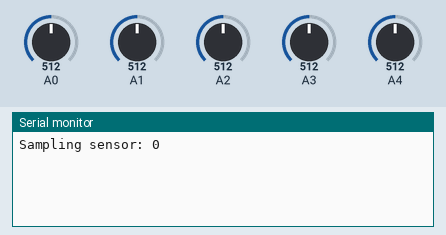
This sketch was run on a simulated Arduino Uno, built with avr-gcc and run on an emulated ATmega328P. Shown: the last lines printed to the serial monitor. The inputs (shaded band) are chosen by the test bench; at power-on: A0 = 512, A2 = 512, A3 = 512, A4 = 512, A1 = 512.

Above: at 1.2 s.
1.3 s: A0 set to 716
At 5.4 s:
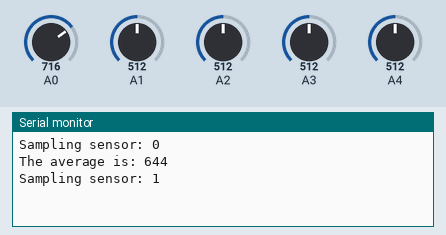
8.0 s: A2 set to 716
At 8.5 s:
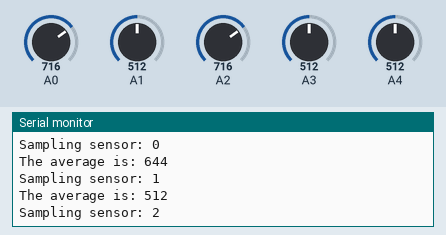
9.5 s: A3 set to 306
11.0 s: A2 set to 992
At 12.4 s:
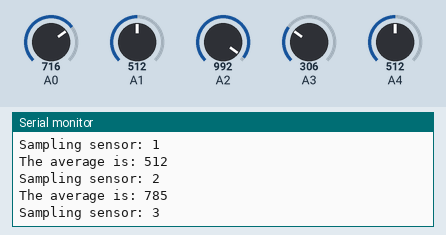
12.5 s: A3 set to 30
14.0 s: A4 set to 716
At 16.29 s:
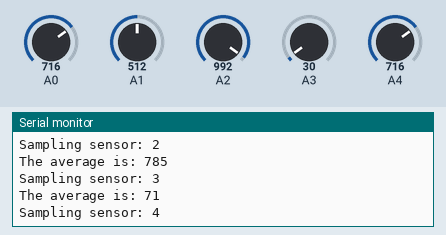
Timing chart, 0 to 16.5 s (numbered marks = the images above; inputs shaded):
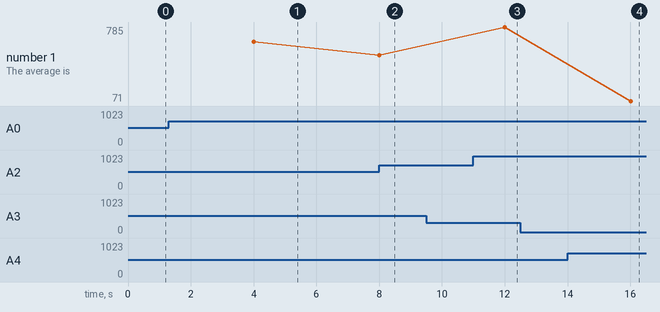

Measured:
- after the input at 1.3 s, the serial monitor: prints a new line after 2.7 s (image 1)
- after the input at 11.0 s, the serial monitor: prints a new line after 1.0 s (image 3)
- plotted number 1: 512 → 785 after the input at 11.0 s

The sketch:

calibration.ino
```cpp
#define NO_SAMPLES 20

int ir_sensors[] = {0, 1, 2, 3, 4, 5};
int samples[NO_SAMPLES];

void setup() {
  Serial.begin(9600);

}

void loop() {
  for (int i = 0; i < 6; i++) {
    Serial.print("Sampling sensor: ");
    Serial.println(i);
    sample(i);
    Serial.print("The average is: ");
    Serial.println(average());

  }

}

void sample(int sensor) {
  for (int i = 0; i < NO_SAMPLES; i++) {
    samples[i] = analogRead(ir_sensors[sensor]);
    delay(200);
  }
}

void displaySamples() {
  for (int i = 0; i < NO_SAMPLES; i++)
  {
    Serial.print(samples[i]);
    Serial.print(' ');
  }
  Serial.print('\n');
}

int average() {
  int total = 0;
  int average = 0;
  for (int i = 0; i < NO_SAMPLES; i++)
  {
    total = total + samples[i];
  }
  return average = (int)(total / NO_SAMPLES);
}
```
